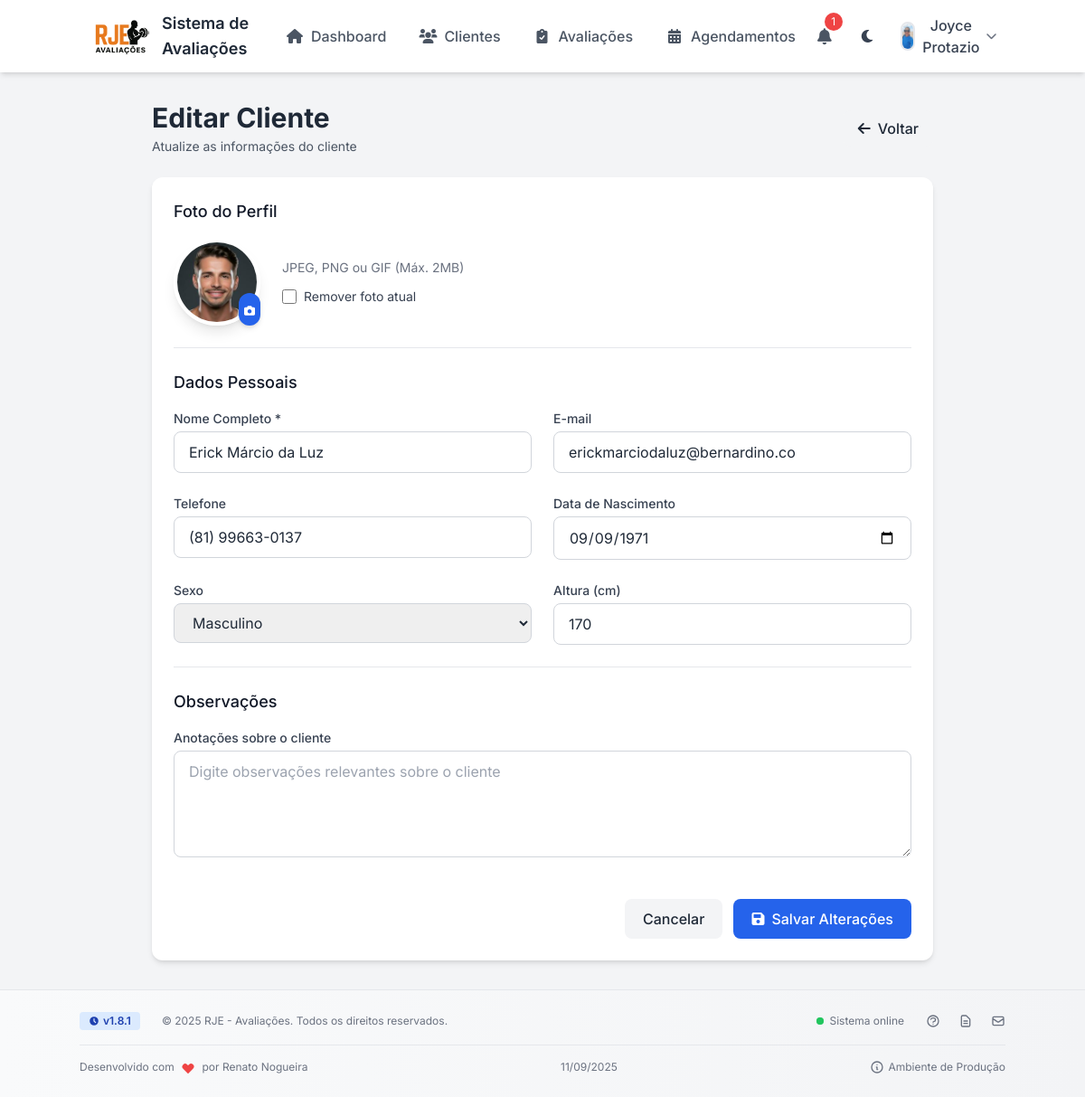
The app's page /pages/clientes/editar.php?id=7 (signed in) with its own data.
### tables this page shows
CREATE TABLE usuarios (
                id INTEGER PRIMARY KEY AUTOINCREMENT,
                username TEXT UNIQUE NOT NULL,
                password TEXT NOT NULL,
                nome TEXT NOT NULL,
                email TEXT UNIQUE NOT NULL,
                created_at TIMESTAMP DEFAULT CURRENT_TIMESTAMP
            , telefone TEXT, especialidade TEXT, config_horario_abertura TEXT DEFAULT '08:00', config_horario_fechamento TEXT DEFAULT '18:00', config_duracao_padrao INTEGER DEFAULT 60, config_dias_trabalho TEXT DEFAULT '1,2,3,4,5', foto TEXT);

CREATE TABLE clientes (
                id INTEGER PRIMARY KEY AUTOINCREMENT,
                nome TEXT NOT NULL,
                email TEXT,
                telefone TEXT,
                data_nascimento DATE,
                sexo TEXT,
                altura REAL,
                observacoes TEXT,
                foto TEXT,
                created_at TIMESTAMP DEFAULT CURRENT_TIMESTAMP,
                usuario_id INTEGER, codigo_acesso TEXT,
                FOREIGN KEY (usuario_id) REFERENCES usuarios(id)
            );

### pages/clientes/editar.php (the view, shortened to what the rows shown need)
<?php
require_once '../../includes/db.php';
$clienteId = $_GET['id'];
$currentUserId = getCurrentUserId();
$stmt = $db->prepare("
    SELECT * FROM clientes
    WHERE id = :id AND usuario_id = :usuario_id
");
$stmt->bindValue(':id', $clienteId);
$stmt->bindValue(':usuario_id', $currentUserId);
$result = $stmt->execute();
$cliente = $result->fetchArray(SQLITE3_ASSOC);
$fotoAtual = $cliente['foto'];
?>
<?php include '../../includes/header.php'; ?>
<div class="container mx-auto px-4 py-8 max-w-4xl">
    <div class="flex flex-col sm:flex-row justify-between items-start sm:items-center mb-6 gap-4">
        <div>
            <h1 class="text-2xl md:text-3xl font-bold text-gray-800 dark:text-gray-100">Editar Cliente</h1>
        </div>
    </div>
    <div class="bg-white rounded-xl shadow-md p-6 dark:bg-gray-800 transition-colors duration-200">
        <form method="POST" enctype="multipart/form-data" class="space-y-6" id="formEditarCliente">
            <div class="border-b border-gray-200 dark:border-gray-700 pb-6">
                <h2 class="text-lg font-medium text-gray-900 dark:text-gray-100 mb-4">Foto do Perfil</h2>
                <div class="flex flex-col sm:flex-row items-start sm:items-center gap-6">
                    <div class="relative">
                        <div
                            class="h-24 w-24 rounded-full overflow-hidden border-4 border-white shadow-lg dark:border-gray-700">
                            <?php if ($fotoAtual): ?>
                            <img id="previewFoto" src="../../<?= htmlspecialchars($fotoAtual) ?>" alt="Foto atual"
                                class="h-full w-full object-cover">
                            <?php endif; ?>
                        </div>
                    </div>
                </div>
            </div>
            <div class="border-b border-gray-200 dark:border-gray-700 pb-6">
                <h2 class="text-lg font-medium text-gray-900 dark:text-gray-100 mb-4">Dados Pessoais</h2>
                <div class="grid grid-cols-1 md:grid-cols-2 gap-6">
                    <div>
                        <label for="nome" class="block text-sm font-medium text-gray-700 dark:text-gray-300 mb-1">Nome
                            Completo *</label>
                        <input type="text" id="nome" name="nome" required
                            class="w-full px-4 py-2.5 border border-gray-300 rounded-lg focus:ring-2 focus:ring-blue-500 focus:border-blue-500 transition-colors duration-200 dark:bg-gray-700 dark:border-gray-600 dark:text-white dark:focus:ring-blue-500 dark:focus:border-blue-500"
                            value="<?= htmlspecialchars($cliente['nome']) ?>" placeholder="Digite o nome completo">
                    </div>
                    <div>
                        <label for="email"
                            class="block text-sm font-medium text-gray-700 dark:text-gray-300 mb-1">E-mail</label>
                        <input type="email" id="email" name="email"
                            class="w-full px-4 py-2.5 border border-gray-300 rounded-lg focus:ring-2 focus:ring-blue-500 focus:border-blue-500 transition-colors duration-200 dark:bg-gray-700 dark:border-gray-600 dark:text-white dark:focus:ring-blue-500 dark:focus:border-blue-500"
                            value="<?= htmlspecialchars($cliente['email'] ?? '') ?>" placeholder="exemplo@email.com">
                    </div>
                    <div>
                        <label for="telefone"
                            class="block text-sm font-medium text-gray-700 dark:text-gray-300 mb-1">Telefone</label>
                        <input type="tel" id="telefone" name="telefone"
                            class="w-full px-4 py-2.5 border border-gray-300 rounded-lg focus:ring-2 focus:ring-blue-500 focus:border-blue-500 transition-colors duration-200 dark:bg-gray-700 dark:border-gray-600 dark:text-white dark:focus:ring-blue-500 dark:focus:border-blue-500"
                            value="<?= htmlspecialchars($cliente['telefone'] ?? '') ?>" placeholder="(00) 00000-0000">
                    </div>
                    <div>
                        <label for="data_nascimento"
                            class="block text-sm font-medium text-gray-700 dark:text-gray-300 mb-1">Data de
                            Nascimento</label>
                        <input type="date" id="data_nascimento" name="data_nascimento"
                            class="w-full px-4 py-2.5 border border-gray-300 rounded-lg focus:ring-2 focus:ring-blue-500 focus:border-blue-500 transition-colors duration-200 dark:bg-gray-700 dark:border-gray-600 dark:text-white dark:focus:ring-blue-500 dark:focus:border-blue-500"
                            value="<?= htmlspecialchars($cliente['data_nascimento'] ?? '') ?>">
                    </div>
                    <div>
                        <label for="sexo"
                            class="block text-sm font-medium text-gray-700 dark:text-gray-300 mb-1">Sexo</label>
                        <select id="sexo" name="sexo"
                            class="w-full px-4 py-2.5 border border-gray-300 rounded-lg focus:ring-2 focus:ring-blue-500 focus:border-blue-500 transition-colors duration-200 dark:bg-gray-700 dark:border-gray-600 dark:text-white dark:focus:ring-blue-500 dark:focus:border-blue-500">
                            <option value="masculino" <?= ($cliente['sexo'] ?? '') === 'masculino' ? 'selected' : '' ?>>
                                Masculino</option>
                        </select>
                    </div>
                    <div>
                        <label for="altura"
                            class="block text-sm font-medium text-gray-700 dark:text-gray-300 mb-1">Altura (cm)</label>
                        <input type="number" id="altura" name="altura" step="0.01" min="0"
                            class="w-full px-4 py-2.5 border border-gray-300 rounded-lg focus:ring-2 focus:ring-blue-500 focus:border-blue-500 transition-colors duration-200 dark:bg-gray-700 dark:border-gray-600 dark:text-white dark:focus:ring-blue-500 dark:focus:border-blue-500"
                            value="<?= htmlspecialchars($cliente['altura'] ?? '') ?>" placeholder="Ex: 175.5">
                    </div>
                </div>
            </div>
            <div>
                <h2 class="text-lg font-medium text-gray-900 dark:text-gray-100 mb-4">Observações</h2>
            </div>
        </form>
    </div>
</div>
<?php include '../../includes/footer.php'; ?>

### includes/header.php (shortened to what the rows shown need)
<!DOCTYPE html>
<html lang="pt-BR" class="light">
<head>
    <script src="https://cdn.tailwindcss.com"></script>
    <link rel="stylesheet" href="https://cdn.jsdelivr.net/npm/flatpickr/dist/flatpickr.min.css">
    <link rel="stylesheet" href="https://cdnjs.cloudflare.com/ajax/libs/font-awesome/6.0.0/css/all.min.css">
</head>
<body class="bg-gray-100 dark:bg-dark-900 text-gray-800 dark:text-gray-200 transition-colors duration-200">
    <header class="bg-white dark:bg-dark-800 shadow-md sticky top-0 z-30">
        <div class="container mx-auto px-4 py-3 flex justify-between items-center">
            <div class="flex items-center">
                <h1 class="ml-3 text-lg font-semibold hidden md:block">Sistema de Avaliações</h1>
            </div>
            <div class="flex items-center gap-4">
                <div class="relative">
                    <button id="user-menu"
                        class="flex items-center space-x-2 focus:outline-none p-1 rounded-md hover:bg-gray-100 dark:hover:bg-dark-700 transition-colors"
                        aria-label="Menu do usuário">
                        <?php
                        $fotoUsuario = '';
                        if (isset($_SESSION['user_id'])) {
                            $stmt = $db->prepare("SELECT foto FROM usuarios WHERE id = :id");
                            $stmt->bindValue(':id', $_SESSION['user_id'], SQLITE3_INTEGER);
                            $result = $stmt->execute();
                            $usuario = $result->fetchArray(SQLITE3_ASSOC);
                            $fotoUsuario = $usuario['foto'] ?? '';
                        }
                        ?>
                        <?php if (!empty($fotoUsuario)): ?>
                        <img src="<?= BASE_URL ?>/../uploads/<?= htmlspecialchars($fotoUsuario) ?>"
                            alt="Foto do usuário"
                            class="h-8 w-8 rounded-full object-cover border-2 border-gray-200 dark:border-dark-600">
                        <?php endif; ?>
                        <span
                            class="text-gray-700 dark:text-gray-300 font-medium hidden lg:block"><?php echo htmlspecialchars($_SESSION['username']); ?></span>
                        <i class="fas fa-chevron-down text-gray-500 dark:text-gray-400 text-xs"></i>
                    </button>
                </div>
            </div>
        </div>
    </header>

### records on screen
usuarios: foto (picture)
clientes: foto (picture), nome "Erick Márcio da Luz", email "erickmarciodaluz@bernardino.co", telefone "(81) 99663-0137", data_nascimento "09/09/1971", sexo "Masculino", altura "170"

### other values on screen
$unreadCount "1"
$_SESSION['username'] "Joyce Protazio"
